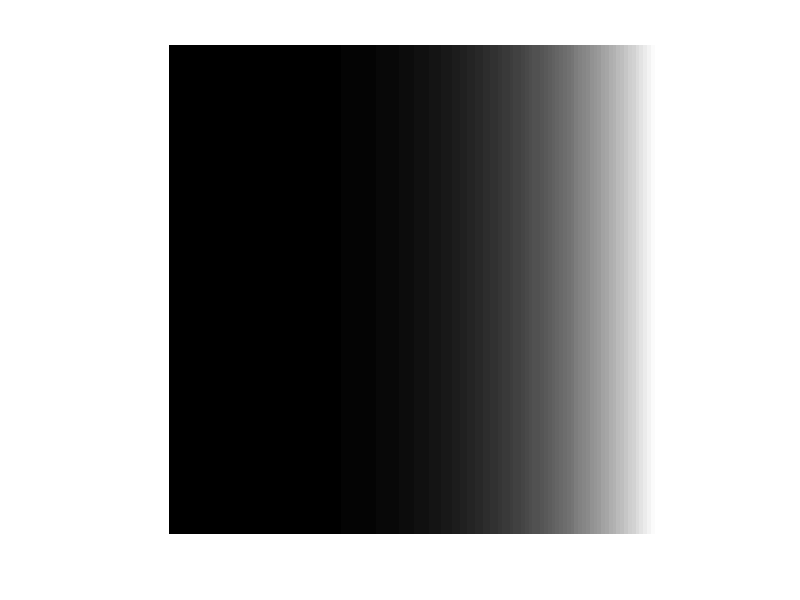

Reproduce this figure in MATLAB.
clear;
clc;

L = 10;
r = 2 ^ 7;

x = linspace(0, L, r);

[X, Y] = meshgrid(x, x);

n = 4;

for i = 0 : n
    for j = 0 : n - i
        B = nchoosek(n, i) * nchoosek(n - i, j) * X .^ i .* Y .^ j .* (L - X - Y) .^ (n - i - j) / L ^ n;
        imshow(B);
    end
end